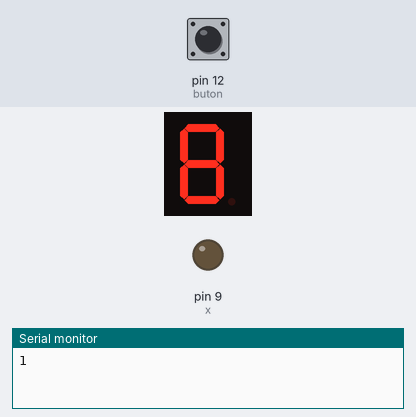
The sketch below on a simulated Arduino Uno, built with avr-gcc and run on an emulated ATmega328P. Shown: 1-digit seven-segment display, output pins drawn as LEDs (lit = HIGH), the last lines printed to the serial monitor. Wiring (inferred from the names in the program): 1-digit 7-segment display, segments lit when LOW: segments pin 2, pin 3, pin 4, pin 5, pin 6, pin 7, pin 8. Inputs (shaded band) come from the test bench; at power-on: pin 12 (buton) HIGH. The segment pins are drawn as the display they are named for; pins used as bus, display or sensor lines are not drawn.

Above: at 1.2 s.
1.3 s: pin 12 (buton) pulled LOW for 0.15 s
At 2.1 s:
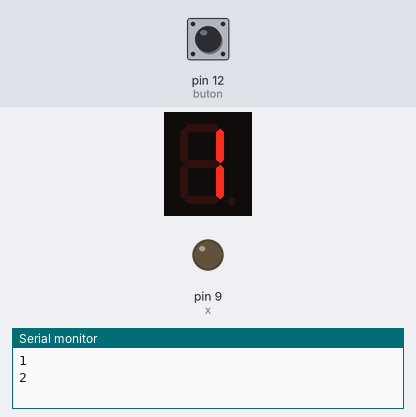
2.9 s: pin 12 (buton) pulled LOW for 1 s
At 3.3 s:
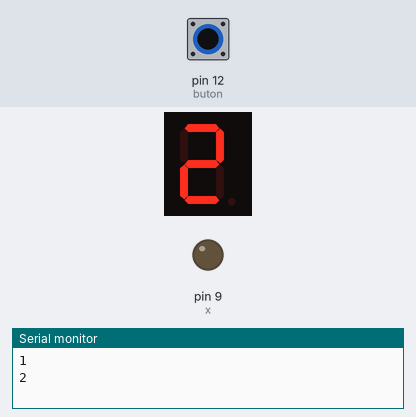
5.4 s: pin 12 (buton) pulled LOW for 0.15 s
At 6.4 s:
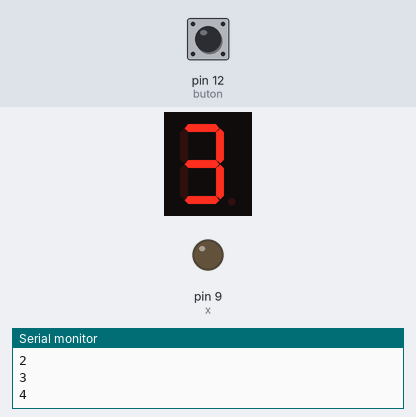
7.0 s: pin 12 (buton) pulled LOW for 3.2 s
At 7.7 s:
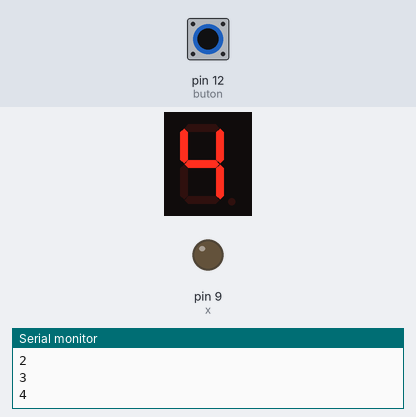
11.7 s: pin 12 (buton) pulled LOW for 0.15 s
At 12.4 s:
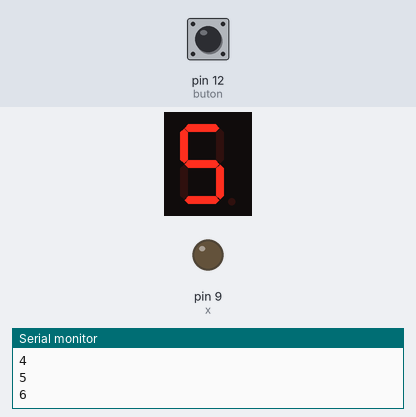
13.3 s: pin 12 (buton) pulled LOW for 1 s
At 13.6 s:
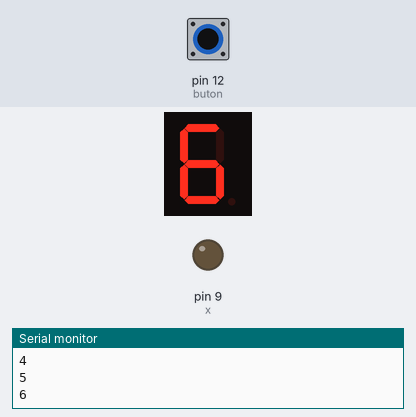
Timing chart, 0 to 16.3 s (numbered marks = the images above; inputs shaded):
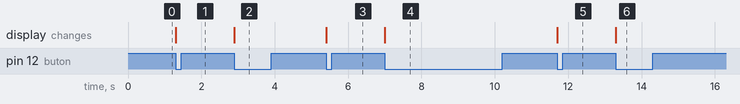

The sketch:

Seven_Seg_Display.ino
```cpp
int buton=12;

int a=2; // her pine displaydeki bir led bağlı
int b=3;
int c=4;
int d=5;
int e=6;
int f=7;
int g=8;
int x=9;  //Displaydeki nokta led

int sayi=0; // Modu alınacak sayi

void setup () {
  pinMode(a,OUTPUT);
  pinMode(b,OUTPUT);
  pinMode(c,OUTPUT);
  pinMode(d,OUTPUT);
  pinMode(e,OUTPUT);
  pinMode(f,OUTPUT);
  pinMode(g,OUTPUT);
  pinMode(x,OUTPUT);
  pinMode(buton,INPUT_PULLUP);
  Serial.begin (9600);}  // Sayi değerini monitörde görmek için

  void loop () {
    int butondurumu=digitalRead(buton); // buton durumu okuyoruz

    if (butondurumu==1){  //butona her basıldığında;
        sayi=sayi+1;

        Serial.println(sayi); //Bilgisayardaki değere bakarak
        delay(100);           //displayin doğru olup olmadığını
                        //anlayabiliriz.
        while( butondurumu == HIGH ){
            butondurumu=digitalRead(buton);
        }
    }


    if (sayi%10==0)         //sayinin moduna göre display ledleri
    {digitalWrite(a,1-HIGH);  //yanacak
     digitalWrite(b,1-HIGH);
     digitalWrite(c,1-HIGH);
     digitalWrite(d,1-HIGH);
     digitalWrite(e,1-HIGH);
     digitalWrite(f,1-HIGH);
     digitalWrite(g,1-LOW);
     }
     else if (sayi%10==1)
     {digitalWrite(a,1-LOW);
     digitalWrite(b,1-HIGH);
     digitalWrite(c,1-HIGH);
     digitalWrite(d,1-LOW);
     digitalWrite(e,1-LOW);
     digitalWrite(f,1-LOW);
     digitalWrite(g,1-LOW);
     }
     else if (sayi%10==2){
     digitalWrite(a,1-HIGH);
     digitalWrite(b,1-HIGH);
     digitalWrite(c,1-LOW);
     digitalWrite(d,1-HIGH);
     digitalWrite(e,1-HIGH);
     digitalWrite(f,1-LOW);
     digitalWrite(g,1-HIGH);
     }
     else if (sayi%10==3)
     {digitalWrite(a,1-HIGH);
     digitalWrite(b,1-HIGH);
     digitalWrite(c,1-HIGH);
     digitalWrite(d,1-HIGH);
     digitalWrite(e,1-LOW);
     digitalWrite(f,1-LOW);
     digitalWrite(g,1-HIGH);
     }
     else if (sayi%10==4)
     {digitalWrite(a,1-LOW);
     digitalWrite(b,1-HIGH);
     digitalWrite(c,1-HIGH);
     digitalWrite(d,1-LOW);
     digitalWrite(e,1-LOW);
     digitalWrite(f,1-HIGH);
     digitalWrite(g,1-HIGH);
     }
     else if (sayi%10==5)
     {digitalWrite(a,1-HIGH);
     digitalWrite(b,1-LOW);
     digitalWrite(c,1-HIGH);
     digitalWrite(d,1-HIGH);
     digitalWrite(e,1-LOW);
     digitalWrite(f,1-HIGH);
     digitalWrite(g,1-HIGH);
     }
     else if (sayi%10==6)
     {digitalWrite(a,1-HIGH);
     digitalWrite(b,1-LOW);
     digitalWrite(c,1-HIGH);
     digitalWrite(d,1-HIGH);
     digitalWrite(e,1-HIGH);
     digitalWrite(f,1-HIGH);
     digitalWrite(g,1-HIGH);
     }
     else if (sayi%10==7)
     {digitalWrite(a,1-HIGH);
     digitalWrite(b,1-HIGH);
     digitalWrite(c,1-HIGH);
     digitalWrite(d,1-LOW);
     digitalWrite(e,1-LOW);
     digitalWrite(f,1-LOW);
     digitalWrite(g,1-LOW);
     }
     else if (sayi%10==8)
     {digitalWrite(a,1-HIGH);
     digitalWrite(b,1-HIGH);
     digitalWrite(c,1-HIGH);
     digitalWrite(d,1-HIGH);
     digitalWrite(e,1-HIGH);
     digitalWrite(f,1-HIGH);
     digitalWrite(g,1-HIGH);
     }
     else if (sayi%10==9)
     {digitalWrite(a,1-HIGH);
     digitalWrite (b,1-HIGH);
     digitalWrite (c,1-HIGH);
     digitalWrite (d,1-HIGH);
     digitalWrite (e,1-LOW);
     digitalWrite (f,1-HIGH);
     digitalWrite (g,1-HIGH);
     }


}
```

Measured:
- after the input at 1.3 s, the display: changes at once (image 1)
- after the input at 2.9 s, the display: changes at once (image 2)
- after the input at 5.4 s, the display: changes at once (image 3)
- after the input at 7.0 s, the display: changes at once (image 4)
- after the input at 11.7 s, the display: changes at once (image 5)
- after the input at 13.3 s, the display: changes at once (image 6)
